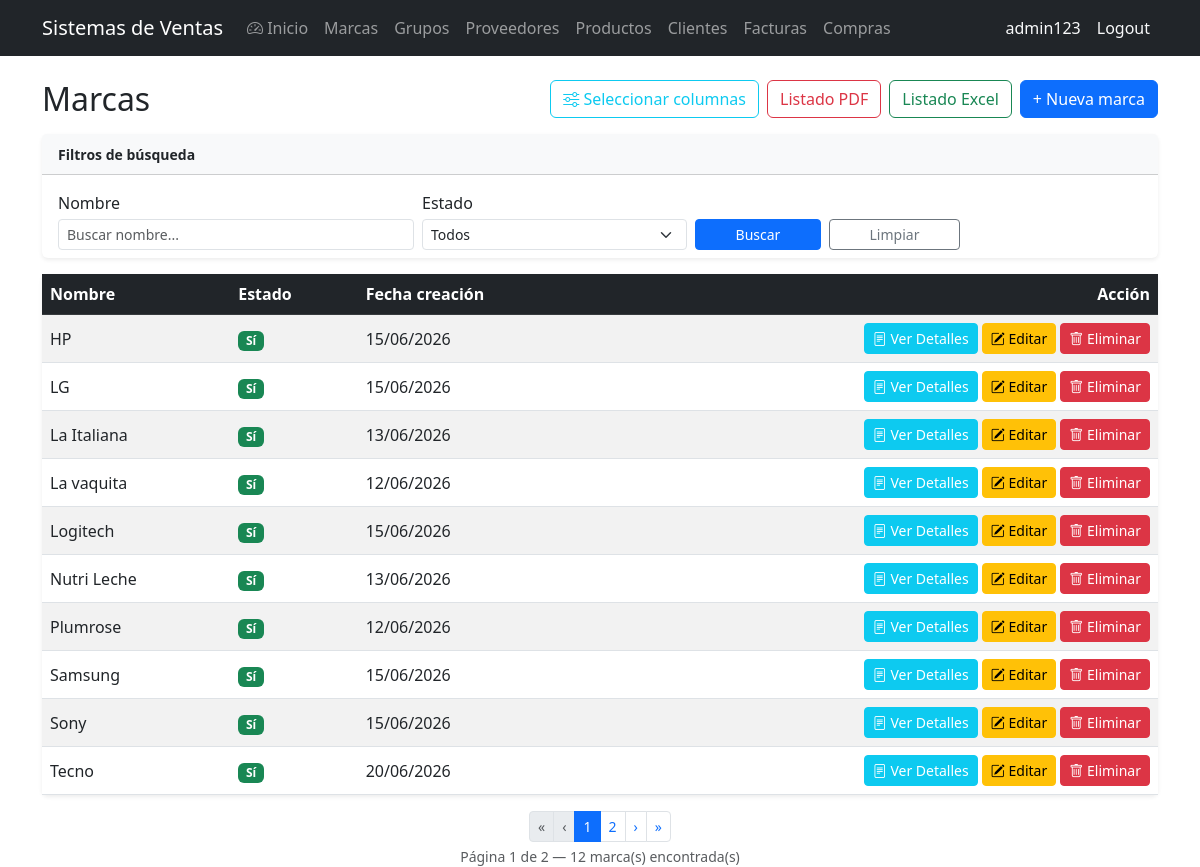
The page /brands/ (signed in) on the database its author committed.
### billing/models.py (models this page shows, shortened)
class Brand(models.Model):
    name = models.CharField(max_length=100, unique=True, verbose_name='Nombre de marca')
    description = models.TextField(blank=True, null=True, verbose_name='Descripción')
    is_active = models.BooleanField(default=True, verbose_name='Activo')
    created_at = models.DateTimeField(auto_now_add=True)
    updated_at = models.DateTimeField(auto_now=True)
    class Meta:
        verbose_name = 'Marca'
        verbose_name_plural = 'Marcas'
        ordering = ['name']

### billing/views.py (the view)
# urls.py: path('brands/', views.brand_list, name='brand_list'),
@login_required
@audit_action('LIST_BRANDS')
def brand_list(request):
    qs = Brand.objects.all()
    name = request.GET.get('name', '').strip()
    is_active = request.GET.get('is_active', '')
    if name:
        qs = qs.filter(name__icontains=name)
    if is_active in ('0', '1'):
        qs = qs.filter(is_active=is_active == '1')
    visible_columns_list = request.session.get('brand_visible_columns', BRAND_DEFAULT_VISIBLE_COLUMNS)
    is_valid, visible_columns_list = validate_brand_visible_columns(visible_columns_list)
    def get_export_value(obj, col_key):
        if col_key == 'name':
            return obj.name
        elif col_key == 'description':
            return obj.description or '-'
        elif col_key == 'product_count':
            return obj.products.count()
        elif col_key == 'is_active':
            return 'Activo' if obj.is_active else 'Inactivo'
        elif col_key == 'created_at':
            return obj.created_at.strftime('%d/%m/%Y %H:%M') if obj.created_at else '-'
        elif col_key == 'updated_at':
            return obj.updated_at.strftime('%d/%m/%Y %H:%M') if obj.updated_at else '-'
        return getattr(obj, col_key, '-')
    export = request.GET.get('export')
    if export in ('excel', 'pdf'):
        all_columns = get_all_brand_columns()
        if export == 'excel':
            return export_visible_columns_excel(qs, visible_columns_list, all_columns, get_export_value, 'Marcas', 'Marcas')
        return export_visible_columns_pdf(qs, visible_columns_list, all_columns, get_export_value, 'Listado de Marcas', 'Marcas')
    from django.core.paginator import Paginator
    paginator = Paginator(qs, 10)
    page_number = request.GET.get('page')
    page_obj = paginator.get_page(page_number)
    params = request.GET.copy()
    params.pop('page', None)
    return render(request, 'billing/brand_list.html', {
        'brands': page_obj,
        'page_obj': page_obj,
        'is_paginated': page_obj.has_other_pages(),
        'paginator': paginator,
        'search_params': params.urlencode(),
        'visible_columns': get_brand_visible_columns(visible_columns_list),
        'all_columns': get_all_brand_columns(),
        'visible_columns_list': visible_columns_list,
    })

### billing/brand_column_config.py (called while the page is built)
def get_brand_visible_columns(visible_list=None):
    if visible_list is None:
        visible_list = BRAND_DEFAULT_VISIBLE_COLUMNS
    result = {}
    for col in visible_list:
        if col in BRAND_COLUMNS:
            result[col] = BRAND_COLUMNS[col]
    if not result and 'name' in BRAND_COLUMNS:
        result['name'] = BRAND_COLUMNS['name']
    return result

def get_all_brand_columns():
    return BRAND_COLUMNS

def validate_brand_visible_columns(visible_list):
    if not visible_list:
        return True, BRAND_DEFAULT_VISIBLE_COLUMNS
    valid_columns = [col for col in visible_list if col in BRAND_COLUMNS]
    if not valid_columns:
        valid_columns = BRAND_DEFAULT_VISIBLE_COLUMNS
    return True, valid_columns

### billing/templates/billing/brand_list.html (shortened to what this page needs)
{% extends 'billing/base.html' %}
{% block content %}
<div class="d-flex justify-content-between align-items-center mb-3">
  <h2 class="mb-0">Marcas</h2>
  <div class="d-flex gap-2">
    <button type="button" class="btn btn-outline-info" data-bs-toggle="modal" data-bs-target="#columnSelectModal">
      <i class="bi bi-sliders"></i> Seleccionar columnas
    </button>
    <a href="?{{ search_params }}{% if search_params %}&{% endif %}export=pdf" class="btn btn-outline-danger">Listado PDF</a>
    <a href="?{{ search_params }}{% if search_params %}&{% endif %}export=excel" class="btn btn-outline-success">Listado Excel</a>
    <a href="{% url 'billing:brand_create' %}" class="btn btn-primary">+ Nueva marca</a>
  </div>
</div>
<div class="card shadow-sm border-0 mb-3">
  <div class="card-header bg-light py-2"><strong class="small">Filtros de búsqueda</strong></div>
  <div class="card-body pb-2">
    <form method="get" class="row g-2 align-items-end">
      <div class="col-md-4">
        <label class="form-label form-label-sm mb-1">Nombre</label>
        <input type="text" name="name" class="form-control form-control-sm" value="{{ request.GET.name }}" placeholder="Buscar nombre...">
      </div>
      <div class="col-md-3">
        <label class="form-label form-label-sm mb-1">Estado</label>
        <select name="is_active" class="form-select form-select-sm">
          <option value="">Todos</option>
        </select>
      </div>
      <div class="col-md-3 d-flex gap-2">
        <button type="submit" class="btn btn-sm btn-primary flex-fill">Buscar</button>
        <a href="{% url 'billing:brand_list' %}" class="btn btn-sm btn-outline-secondary flex-fill">Limpiar</a>
      </div>
    </form>
  </div>
</div>
<div class="card shadow-sm border-0">
  <div class="card-body p-0">
    <div class="table-responsive">
      <table class="table table-striped table-hover align-middle mb-0">
        <thead class="table-dark">
          <tr>
            {% for col_key, col_config in visible_columns.items %}
            <th data-column="{{ col_key }}">{{ col_config.label }}</th>
            {% endfor %}
            <th class="text-end">Acción</th>
          </tr>
        </thead>
        <tbody>
          {% for brand in brands %}
          <tr>
            {% for col_key in visible_columns_list %}
              {% if col_key == 'name' %}
              <td>{{ brand.name }}</td>
              {% elif col_key == 'description' %}
              <td><small>{{ brand.description|default:"-"|truncatewords:10 }}</small></td>
              {% elif col_key == 'product_count' %}
              <td><span class="badge bg-info">{{ brand.products.count }}</span></td>
              {% elif col_key == 'is_active' %}
              <td>{% if brand.is_active %}<span class="badge bg-success">Sí</span>{% else %}<span class="badge bg-secondary">No</span>{% endif %}</td>
              {% elif col_key == 'created_at' %}
              <td>{{ brand.created_at|date:"d/m/Y" }}</td>
              {% elif col_key == 'updated_at' %}
              <td><small>{{ brand.updated_at|date:"d/m/Y H:i" }}</small></td>
              {% endif %}
            {% endfor %}
            <td class="text-end text-nowrap">
              <a href="{% url 'billing:brand_detail' brand.pk %}" class="btn btn-sm btn-info text-white"><i class="bi bi-file-text"></i> Ver Detalles</a>
              <a href="{% url 'billing:brand_update' brand.pk %}" class="btn btn-sm btn-warning"><i class="bi bi-pencil-square"></i> Editar</a>
              <a href="{% url 'billing:brand_delete' brand.pk %}" class="btn btn-sm btn-danger"><i class="bi bi-trash"></i> Eliminar</a>
            </td>
          </tr>
          {% empty %}
          <tr><td colspan="99" class="text-center text-muted py-4">No existen marcas.</td></tr>
          {% endfor %}
        </tbody>
      </table>
    </div>
  </div>
</div>
{% if is_paginated %}
<div class="mt-3">
  <nav>
    <ul class="pagination pagination-sm justify-content-center mb-1">
      {% if page_obj.has_previous %}
      <li class="page-item"><a class="page-link" href="?{{ search_params }}&page=1">«</a></li>
      <li class="page-item"><a class="page-link" href="?{{ search_params }}&page={{ page_obj.previous_page_number }}">‹</a></li>
      {% else %}
      <li class="page-item disabled"><span class="page-link">«</span></li>
      <li class="page-item disabled"><span class="page-link">‹</span></li>
      {% endif %}
      {% for num in page_obj.paginator.page_range %}
        {% if page_obj.number == num %}
          <li class="page-item active"><span class="page-link">{{ num }}</span></li>
        {% elif num > page_obj.number|add:"-3" and num < page_obj.number|add:"3" %}
          <li class="page-item"><a class="page-link" href="?{{ search_params }}&page={{ num }}">{{ num }}</a></li>
        {% endif %}
      {% endfor %}
      {% if page_obj.has_next %}
      <li class="page-item"><a class="page-link" href="?{{ search_params }}&page={{ page_obj.next_page_number }}">›</a></li>
      <li class="page-item"><a class="page-link" href="?{{ search_params }}&page={{ page_obj.paginator.num_pages }}">»</a></li>
      {% else %}
      <li class="page-item disabled"><span class="page-link">›</span></li>
      <li class="page-item disabled"><span class="page-link">»</span></li>
      {% endif %}
    </ul>
  </nav>
  <p class="text-center text-muted small mb-0">
    Página {{ page_obj.number }} de {{ page_obj.paginator.num_pages }} &mdash; {{ paginator.count }} marca(s) encontrada(s)
  </p>
</div>
{% endif %}
{% endblock %}

### billing/templates/billing/base.html (shortened to what this page needs)
<!DOCTYPE html>
<html lang="es">
<head>
  <link href="https://cdn.jsdelivr.net/npm/bootstrap@5.3.0/dist/css/bootstrap.min.css" rel="stylesheet">
  <link href="https://cdn.jsdelivr.net/npm/bootstrap-icons@1.11.3/font/bootstrap-icons.css" rel="stylesheet">
</head>
<body>
<nav class="navbar navbar-expand-lg navbar-dark bg-dark">
  <div class="container">
    <a class="navbar-brand" href="{% url 'billing:home' %}">Sistemas de Ventas</a>
    <div class="collapse navbar-collapse" id="nav">
      <ul class="navbar-nav me-auto">
        {% if user.is_authenticated %}
        <li class="nav-item"><a class="nav-link" href="{% url 'billing:home' %}"><i class="bi bi-speedometer2"></i> Inicio</a></li>
        <li class="nav-item"><a class="nav-link" href="{% url 'billing:brand_list' %}">Marcas</a></li>
        <li class="nav-item"><a class="nav-link" href="{% url 'billing:productgroup_list' %}">Grupos</a></li>
        <li class="nav-item"><a class="nav-link" href="{% url 'billing:supplier_list' %}">Proveedores</a></li>
        <li class="nav-item"><a class="nav-link" href="{% url 'billing:product_list' %}">Productos</a></li>
        <li class="nav-item"><a class="nav-link" href="{% url 'billing:customer_list' %}">Clientes</a></li>
        <li class="nav-item"><a class="nav-link" href="{% url 'billing:invoice_list' %}">Facturas</a></li>
        <li class="nav-item"><a class="nav-link" href="{% url 'purchasing:purchase_list' %}">Compras</a></li>
        {% endif %}
      </ul>
      <ul class="navbar-nav">
        {% if user.is_authenticated %}
        <li class="nav-item"><span class="nav-link text-light">{{ user.username }}</span></li>
        <li class="nav-item">
          <form method="post" action="{% url 'logout' %}" class="d-inline">
            <button type="submit" class="nav-link btn btn-link text-light" style="text-decoration:none;">Logout</button>
          </form>
        </li>
        {% else %}
        <li class="nav-item"><a class="nav-link" href="{% url 'login' %}">Login</a></li>
        <li class="nav-item"><a class="nav-link" href="{% url 'billing:signup' %}">Registarse</a></li>
        {% endif %}
      </ul>
    </div>
  </div>
</nav>
<div class="container mt-4">
  {% block content %}
  {% endblock %}
</div>
</body>
</html>

### rows shown on the page
Brand: name "HP", is_active "Sí", created_at "15/06/2026"
Brand: name "LG", is_active "Sí", created_at "15/06/2026"
Brand: name "La Italiana", is_active "Sí", created_at "13/06/2026"
Brand: name "La vaquita", is_active "Sí", created_at "12/06/2026"
Brand: name "Logitech", is_active "Sí", created_at "15/06/2026"
Brand: name "Nutri Leche", is_active "Sí", created_at "13/06/2026"
Brand: name "Plumrose", is_active "Sí", created_at "12/06/2026"
Brand: name "Samsung", is_active "Sí", created_at "15/06/2026"
Brand: name "Sony", is_active "Sí", created_at "15/06/2026"
Brand: name "Tecno", is_active "Sí", created_at "20/06/2026"

### other values the page prints
{{ user.username }} "admin123"
{{ col_config.label }} "Nombre" "Estado" "Fecha creación"
{{ num }} "1"
{{ num }} "2"
{{ page_obj.number }} "1"
{{ page_obj.paginator.num_pages }} "2"
{{ paginator.count }} "12"
